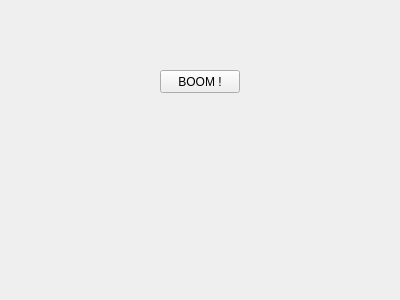
<?xml version="1.0" encoding="UTF-8"?>
<ui version="4.0">
 <class>MainWindow</class>
 <widget class="QMainWindow" name="MainWindow">
  <property name="geometry">
   <rect>
    <x>0</x>
    <y>0</y>
    <width>400</width>
    <height>300</height>
   </rect>
  </property>
  <property name="windowTitle">
   <string>MainWindow</string>
  </property>
  <widget class="QWidget" name="centralWidget">
   <widget class="QPushButton" name="pushButton">
    <property name="geometry">
     <rect>
      <x>160</x>
      <y>70</y>
      <width>80</width>
      <height>23</height>
     </rect>
    </property>
    <property name="text">
     <string>BOOM !</string>
    </property>
   </widget>
  </widget>
 </widget>
 <layoutdefault spacing="6" margin="11"/>
 <resources/>
 <connections/>
</ui>
